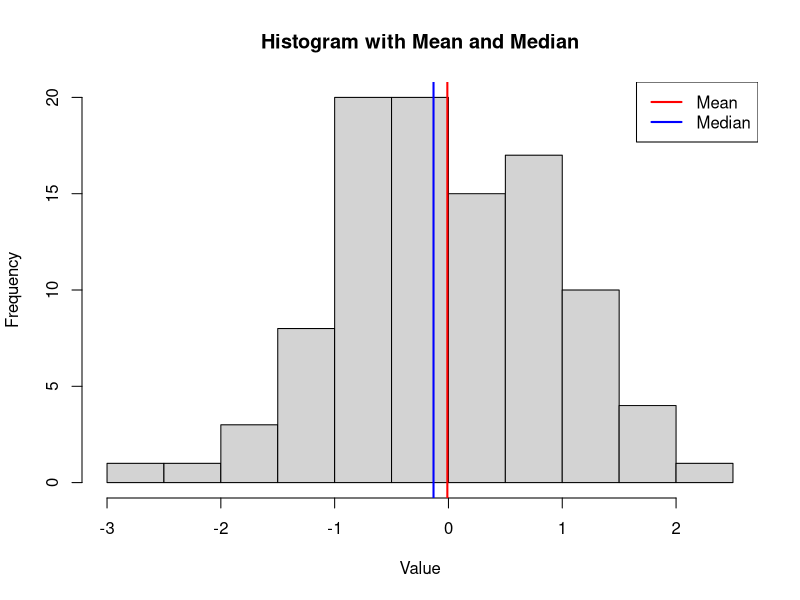

Write the R code that produced this figure.
# Create sample data
data <- rnorm(100)

# Histogram
hist(data, main = "Histogram with Mean and Median", xlab = "Value", ylab = "Frequency")
abline(v = mean(data), col = "red", lwd = 2)
abline(v = median(data), col = "blue", lwd = 2)
legend("topright", legend = c("Mean", "Median"), col = c("red", "blue"), lty = 1, lwd = 2)
